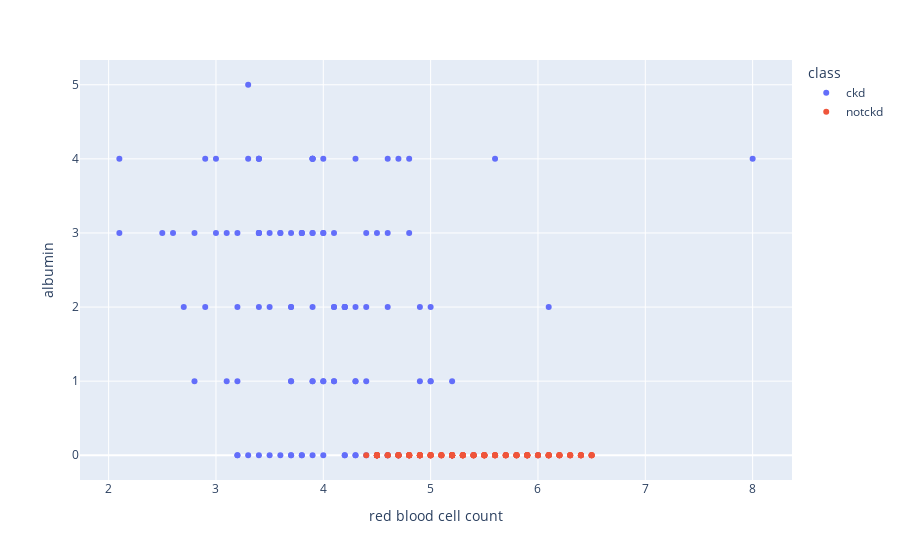

This figure's notebook cell:
### Code cell
scatter('red blood cell count','albumin')

### Figure 1 — Plotly figure (JSON) as saved in the notebook; plotly's stock layout.template omitted (floating-point values rounded to 4 significant figures; data arrays with more than 128 entries replaced by an {"elided": "..."} marker saying what was removed)
{"data": [{"hovertemplate": "class=ckd<br>red blood cell count=%{x}<br>albumin=%{y}<extra></extra>", "legendgroup": "ckd", "marker": {"color": "#636efa", "symbol": "circle"}, "mode": "markers", "name": "ckd", "orientation": "v", "showlegend": true, "type": "scatter", "x": {"elided": "250 float values"}, "xaxis": "x", "y": {"elided": "250 int values"}, "yaxis": "y"}, {"hovertemplate": "class=notckd<br>red blood cell count=%{x}<br>albumin=%{y}<extra></extra>", "legendgroup": "notckd", "marker": {"color": "#EF553B", "symbol": "circle"}, "mode": "markers", "name": "notckd", "orientation": "v", "showlegend": true, "type": "scatter", "x": {"elided": "150 float values"}, "xaxis": "x", "y": {"elided": "150 int values"}, "yaxis": "y"}], "layout": {"autosize": true, "legend": {"title": {"text": "class"}, "tracegroupgap": 0}, "margin": {"t": 60}, "xaxis": {"anchor": "y", "autorange": true, "domain": [0, 1], "range": [1.731, 8.369], "title": {"text": "red blood cell count"}, "type": "linear"}, "yaxis": {"anchor": "x", "autorange": true, "domain": [0, 1], "range": [-0.3871, 5.387], "title": {"text": "albumin"}, "type": "linear"}}}
